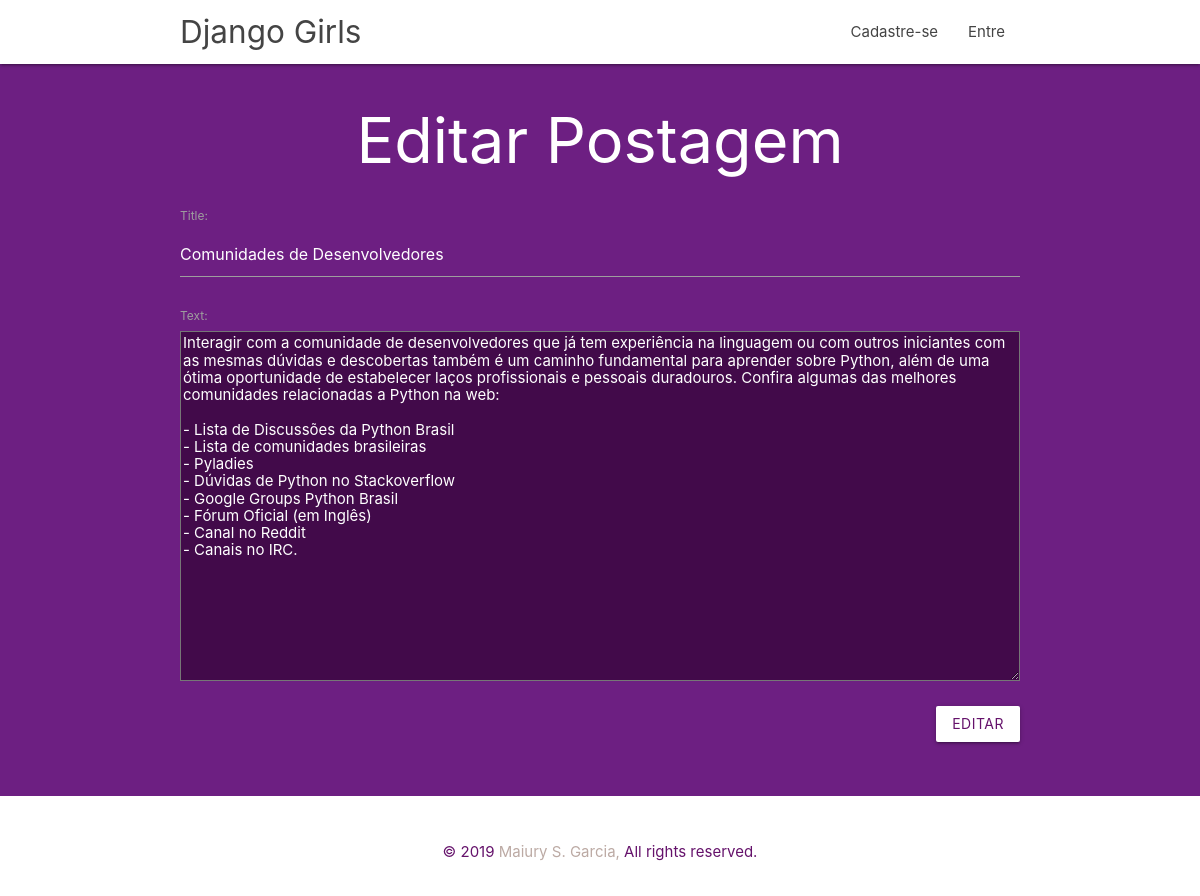
/post/2/edit/, run on the app's committed database.
### blog/models.py (models this page shows, shortened)
class Post(models.Model):
    author = models.ForeignKey(
        settings.AUTH_USER_MODEL, on_delete=models.CASCADE)
    title = models.CharField(max_length=200)
    text = models.TextField()
    created_date = models.DateTimeField(default=timezone.now)
    published_date = models.DateTimeField(blank=True, null=True)

### blog/views.py (the view)
# urls.py: path('post/<int:pk>/edit/', views.post_edit, name='post_edit'),
def post_edit(request, pk):
    post = get_object_or_404(Post, pk=pk)
    if request.method == "POST":
        form = PostForm(request.POST, instance=post)
        if form.is_valid():
            post = form.save(commit=False)
            post.author = request.user
            post.published_date = timezone.now()
            post.save()
            return redirect('post_detail', pk=post.pk)
    else:
        form = PostForm(instance=post)
    return render(request, 'blog/post_edit.html', {'form': form, 'acao':
                                                   'Editar'})

### blog/forms.py
class PostForm(forms.ModelForm):
    class Meta:
        model = Post
        fields = ('title', 'text',)

### blog/templates/blog/post_edit.html
{% extends 'blog/base.html' %}
{% block content %}
    <center><h1>{{ acao }} Postagem</h1></center>
        <form method="POST" class="post-form">{% csrf_token %}
            {{ form.as_p }}
            <button type="submit" class="save btn botao-salvar">{{ acao }}</button>
        </form>
    <br><br><br><br>
{% endblock %}

### blog/static/css/style.css (style rules this page uses)
p { line-height: 2rem; }

### blog/static/css/blog.css (style rules this page uses)
h1, h5 { color: #6d1f82; }
.save { float: right; }
.post-form textarea, .post-form input { width: 100%; height: 350px; background-color: #420a4a; }
textarea { color: #ffffff; }
input { color: #ffffff; }
.fundo, h1, h5 { background-color: #6d1f82; color: #ffffff; }
body { background-color: #6d1f82; }
.botao-salvar { background-color: #ffffff; color: #65126b; }

### data on the page
Post: title "Comunidades de Desenvolvedores", text "Interagir com a comunidade de desenvolvedores que já tem experiência na linguagem ou com outros iniciantes com as mesmas dúvidas e descobertas também é um caminho fundamental para aprender sobre Python, além de uma ótima oportunidade de estabelecer laços profissionais e pessoais duradouros. Confira algumas das melhores comunidades relacionadas a Python na web: - Lista de Discussões da Python Brasil - Lista de comunidades brasileiras - Pyladies - Dúvidas de Python no Stackoverflow - Google Groups Python Brasil - Fórum Oficial (em Inglês) - Canal no Reddit - Canais no IRC."

### other printed values
{{ acao }} "Editar"
{{ acao }} "EDITAR"
